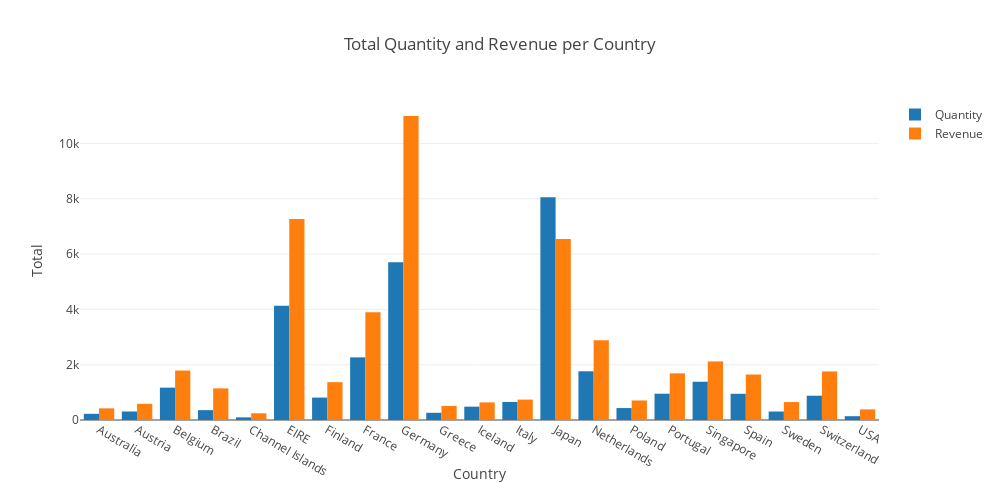

Notebook code cell kept with this figure:
### Code cell
# Method 2

# Traces
traces = [go.Bar(x=total_qty_rvn.index, y=total_qty_rvn[column], name=column) for column in total_qty_rvn.columns];

# Layout
layout = go.Layout(barmode='group', width=1000, height=500,
                   xaxis=go.layout.XAxis(title=go.layout.xaxis.Title(text='Country')),
                   yaxis=go.layout.YAxis(title=go.layout.yaxis.Title(text='Total')),
                   title=go.layout.Title(text='Total Quantity and Revenue per Country'));

# Plot
py.iplot(go.Figure(data=traces, layout=layout));

### Figure 1 — Plotly figure (JSON) as saved in the notebook; plotly's stock layout.template omitted (floating-point values rounded to 4 significant figures)
{"data": [{"name": "Quantity", "type": "bar", "uid": "f510da79-2ef5-4b6e-8a32-3958d66b0f25", "x": ["Australia", "Austria", "Belgium", "Brazil", "Channel Islands", "EIRE", "Finland", "France", "Germany", "Greece", "Iceland", "Italy", "Japan", "Netherlands", "Poland", "Portugal", "Singapore", "Spain", "Sweden", "Switzerland", "USA"], "y": [224, 308, 1170, 356, 96, 4129, 810, 2265, 5702, 260, 483, 653, 8058, 1762, 432, 951, 1384, 948, 306, 878, 137]}, {"name": "Revenue", "type": "bar", "uid": "0febc1ad-ffe8-457d-a080-f7a3f259f1e8", "x": ["Australia", "Austria", "Belgium", "Brazil", "Channel Islands", "EIRE", "Finland", "France", "Germany", "Greece", "Iceland", "Italy", "Japan", "Netherlands", "Poland", "Portugal", "Singapore", "Spain", "Sweden", "Switzerland", "USA"], "y": [421.6, 584.8, 1788.0, 1144.0, 243.0, 7270.0, 1369.0, 3899.0, 10990.0, 509.7, 636.2, 737.8, 6549.0, 2887.0, 705.8, 1688.0, 2119.0, 1646.0, 649.1, 1757.0, 383.9]}], "layout": {"barmode": "group", "height": 500, "title": {"text": "Total Quantity and Revenue per Country"}, "width": 1000, "xaxis": {"title": {"text": "Country"}}, "yaxis": {"title": {"text": "Total"}}}}
